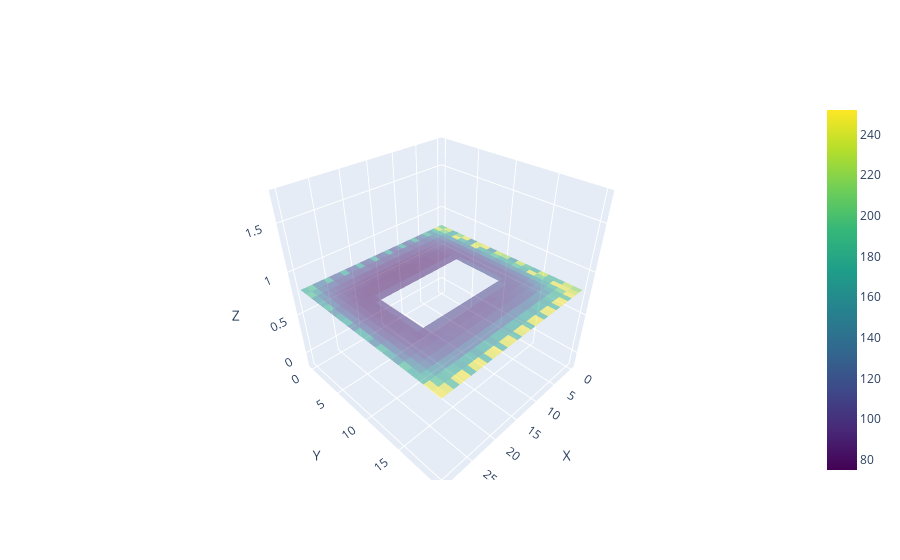

Here is the notebook cell this chart was saved with:
### Code cell
import json
import plotly.graph_objs as go

# Load the mesh data (replace with the actual JSON string if you're using a text panel)
with open("/Users/toby/Desktop/mesh_data.json", "r") as file:
    mesh_data = json.load(file)

vertices = mesh_data["vertices"]
faces = mesh_data["faces"]
values = mesh_data["values"]

# Prepare the data for Plotly
x, y, z = zip(*vertices)

# Extract face indices
i, j, k = zip(*faces)

# Create the mesh figure
mesh = go.Mesh3d(
    x=x,
    y=y,
    z=z,
    i=i,
    j=j,
    k=k,
    intensity=[v[0] for v in values],  # Using the first channel (R) for intensity
    colorscale="Viridis",
    opacity=0.5,
    intensitymode="vertex",
)

layout = go.Layout(
    scene=dict(xaxis=dict(title="X"), yaxis=dict(title="Y"), zaxis=dict(title="Z"))
)

fig = go.Figure(data=[mesh], layout=layout)
fig.show()

### Figure 1 — Plotly figure (JSON) as saved in the notebook; plotly's stock layout.template omitted (floating-point values rounded to 4 significant figures; data arrays with more than 128 entries replaced by an {"elided": "..."} marker saying what was removed)
{"data": [{"colorscale": [[0, "#440154"], [0.1111, "#482878"], [0.2222, "#3e4989"], [0.3333, "#31688e"], [0.4444, "#26828e"], [0.5556, "#1f9e89"], [0.6667, "#35b779"], [0.7778, "#6ece58"], [0.8889, "#b5de2b"], [1, "#fde725"]], "i": {"elided": "1008 int values"}, "intensity": {"elided": "2016 int values"}, "intensitymode": "vertex", "j": {"elided": "1008 int values"}, "k": {"elided": "1008 int values"}, "opacity": 0.5, "type": "mesh3d", "x": {"elided": "2016 int values"}, "y": {"elided": "2016 int values"}, "z": {"elided": "2016 float values"}}], "layout": {"scene": {"xaxis": {"title": {"text": "X"}}, "yaxis": {"title": {"text": "Y"}}, "zaxis": {"title": {"text": "Z"}}}}}
